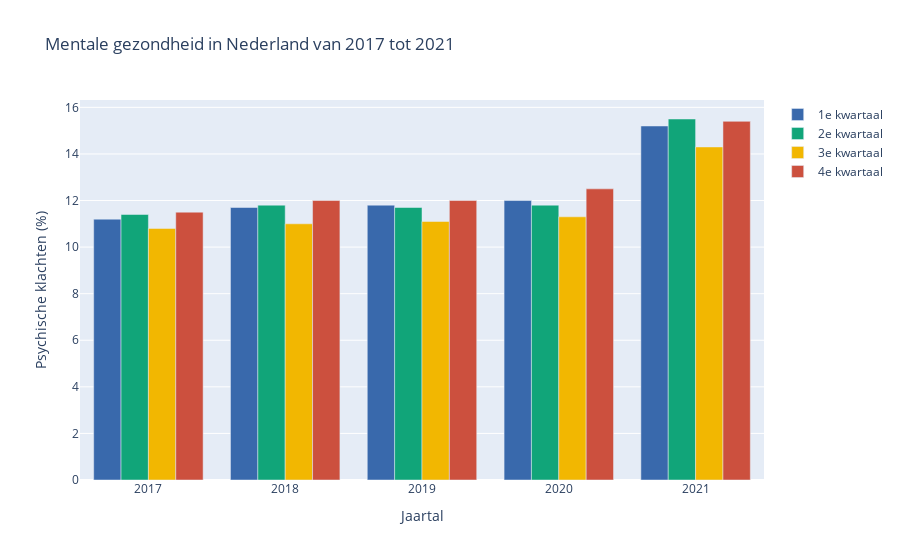

The notebook cell this image was saved under:
### Code cell
file = pd.read_csv('Mentalegezondheid.csv')
fig = go.Figure()

years = file['Jaartal'].unique()
quarters = ['1e kwartaal', '2e kwartaal', '3e kwartaal', '4e kwartaal']
colors = ['rgb(57,105,172)', 'rgb(17,165,121)', 'rgb(242,183,1)', 'rgb(204,80,62)']
file['Psychische klachten (%)'] = file['Psychische klachten (%)'].str.replace(",", ".").astype(float)

for i, quarter in enumerate(quarters):
    fig.add_trace(go.Bar(
        x=years,
        y=file[file['Kwartaal'] == quarter]['Psychische klachten (%)'],
        name=quarter,
        marker=dict(color=colors[i])
    ))

fig.update_layout(
    title='Mentale gezondheid in Nederland van 2017 tot 2021',
    xaxis_title='Jaartal',
    yaxis_title='Psychische klachten (%)'
)

fig.update_xaxes(type='category')

fig.update_layout(height=400)

fig.show()

### Figure 1 — Plotly figure (JSON) as saved in the notebook; plotly's stock layout.template omitted (floating-point values rounded to 4 significant figures)
{"data": [{"marker": {"color": "rgb(57,105,172)"}, "name": "1e kwartaal", "type": "bar", "x": [2017, 2018, 2019, 2020, 2021], "y": [11.2, 11.7, 11.8, 12, 15.2]}, {"marker": {"color": "rgb(17,165,121)"}, "name": "2e kwartaal", "type": "bar", "x": [2017, 2018, 2019, 2020, 2021], "y": [11.4, 11.8, 11.7, 11.8, 15.5]}, {"marker": {"color": "rgb(242,183,1)"}, "name": "3e kwartaal", "type": "bar", "x": [2017, 2018, 2019, 2020, 2021], "y": [10.8, 11, 11.1, 11.3, 14.3]}, {"marker": {"color": "rgb(204,80,62)"}, "name": "4e kwartaal", "type": "bar", "x": [2017, 2018, 2019, 2020, 2021], "y": [11.5, 12, 12, 12.5, 15.4]}], "layout": {"autosize": true, "title": {"text": "Mentale gezondheid in Nederland van 2017 tot 2021"}, "xaxis": {"autorange": true, "range": [-0.5, 4.5], "title": {"text": "Jaartal"}, "type": "category"}, "yaxis": {"autorange": true, "range": [0, 16.32], "title": {"text": "Psychische klachten (%)"}, "type": "linear"}}}
